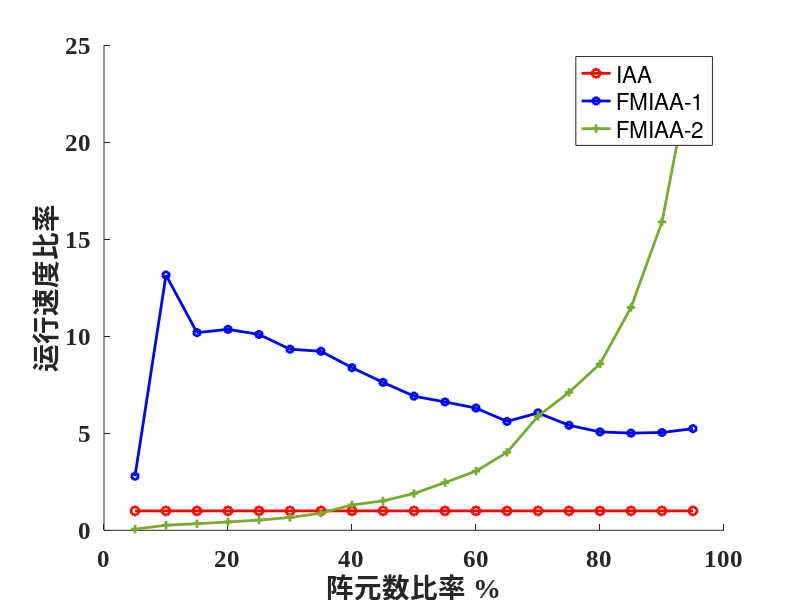
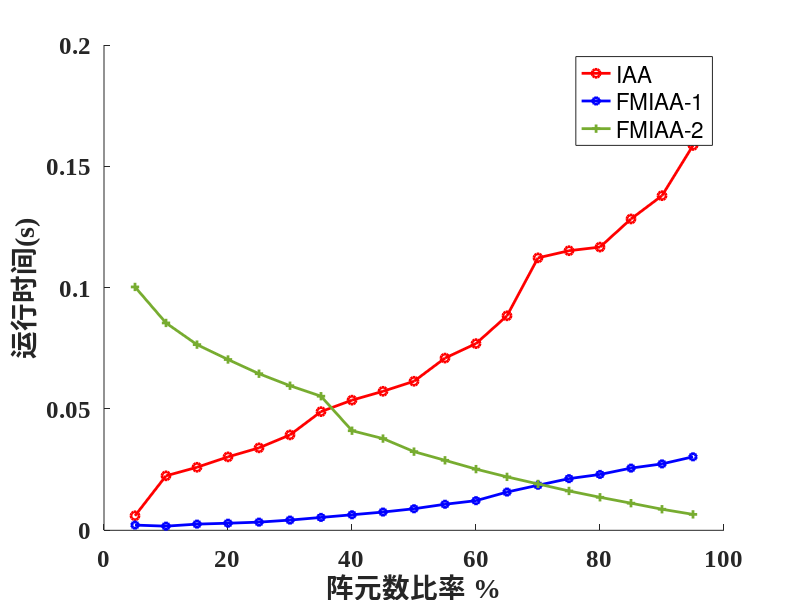

Here is the MATLAB script that generated these plots, in order:
clc;
close all;
load('N_100_30_2')
t_iaa = mean(t_iaa, 2);
t_fmiaa1 = mean(t_fmiaa1, 2);
t_fmiaa2 = mean(t_fmiaa2, 2);

%% plot
x_axis = 5:5:95;
figure;
hold on

plot(x_axis, t_iaa./t_iaa, 'r-o', 'LineWidth',2);
plot(x_axis, t_iaa./t_fmiaa1, 'b-h', 'LineWidth',2);
plot(x_axis, t_iaa./t_fmiaa2, '-+','Color','#77AC30', 'LineWidth',2);

xlabel(['阵元数比率 %']);
ylabel(['运行速度比率'])
set(gca,'FontSize',18, 'FontWeight', 'bold', 'FontName', 'Times New Roman');
legend('IAA','FMIAA-1', 'FMIAA-2')

figure(2);
hold on
plot(x_axis, t_iaa, 'r-o', 'LineWidth',2);
plot(x_axis, t_fmiaa1, 'b-h', 'LineWidth',2);
plot(x_axis, t_fmiaa2,'-+', 'Color','#77AC30','LineWidth',2);
xlabel(['阵元数比率 %']);
ylabel(['运行时间(s)'])
set(gca,'FontSize',18, 'FontWeight', 'bold', 'FontName', 'Times New Roman');
legend('IAA','FMIAA-1', 'FMIAA-2')